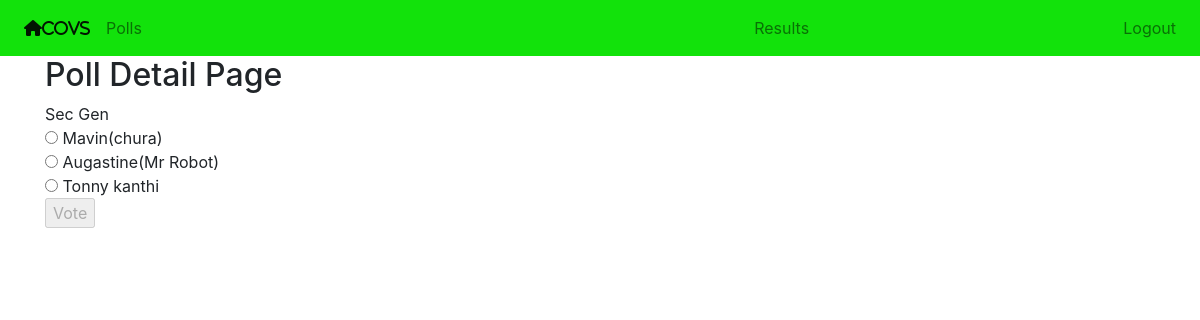
Screenshot of /details/4/ (signed in) with the database file from the repository.
### polls/models.py (models this page shows, shortened)
class Poll(models.Model):
    owner    = models.ForeignKey(User, on_delete=models.CASCADE, default=1)
    title     = models.CharField(max_length=255)
    pub_date = models.DateField()
    def __str__(self):
        return self.title
    def user_can_vote(self, user):
        user_votes = user.vote_set.all()
        qs = user_votes.filter(poll=self)
        if qs.exists():
            return False
        return True

class Candidate(models.Model):
    poll = models.ForeignKey(Poll, on_delete=models.CASCADE)
    candidate_name = models.CharField(max_length=255)
    votes = models.IntegerField(default=0)

### polls/views.py (the view)
# urls.py: path('details/<int:poll_id>/', views.poll_detail, name='detail'),
@login_required
def poll_detail(request, poll_id):
    poll = get_object_or_404(Poll,id=poll_id)
    user_can_vote = poll.user_can_vote(request.user)
    context = { 'poll':poll, 'user_can_vote':user_can_vote}
    return render(request, 'polls/poll_detail.html', context)

### polls/polls/templates/polls/poll_detail.html (shortened to what this page needs)
{% extends 'base.html' %}
{% block content %}
<h2>Poll Detail Page</h2>
{{poll}}
<form action="{% url 'polls:vote' poll.id%}" method="post">
 {% for candidate in poll.candidate_set.all %}
 <input type="radio"
        name="candidate"
        id="candidate{{forloop.counter }}"
        value= "{{ candidate.id }}"/>
 <lable for="candidate{{ forloop.counter }}">{{ candidate.candidate_name }}</lable>
 <br/>
 {% endfor %}
 <input type="submit" value="Vote" {% if not user_can_vote %}disabled{% endif %} />
</form>
{% endblock content %}

### rows the page displays
Poll: title "Sec Gen"
Candidate: candidate_name "Mavin(chura)"
Candidate: candidate_name "Augastine(Mr Robot)"
Candidate: candidate_name "Tonny kanthi"
